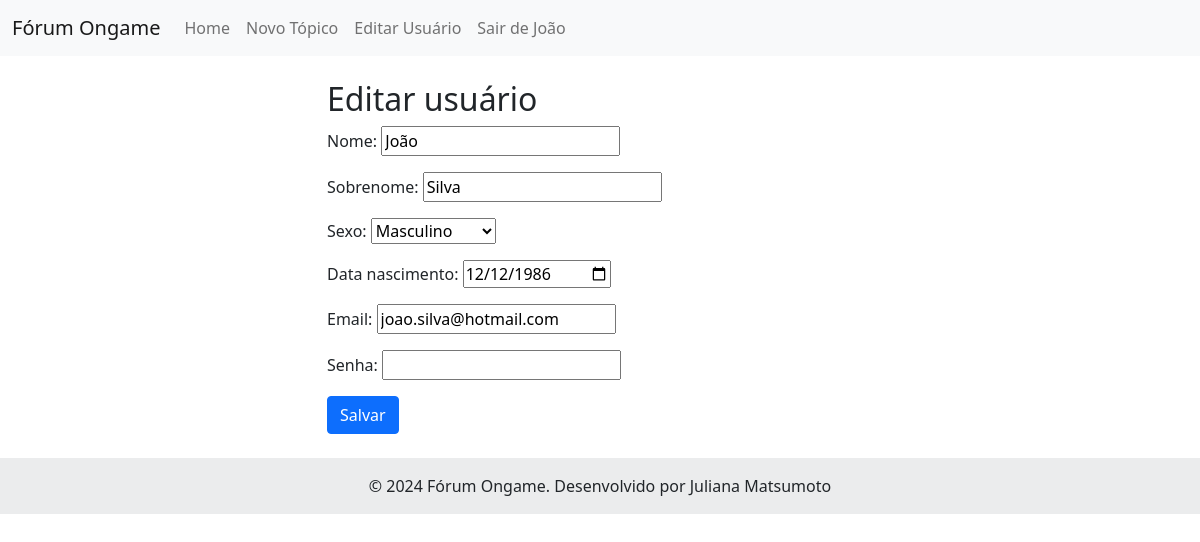
Page /editar_usuario/ (signed in) on the committed database.
### Forum/models.py (models this page shows)
class Cadastro_usuario(models.Model):
    nome = models.CharField(max_length=100)
    sobrenome = models.CharField(max_length=100)
    sexo = models.CharField(max_length=1, choices=[('M', 'Masculino'), ('F', 'Feminino'), ('N', 'Não Informar')], null=True)
    data_nascimento = models.DateTimeField(null=True, blank=True)
    email = models.EmailField (unique=True)
    senha = models.CharField(max_length=256)
    tipo_usuario = models.CharField(max_length=1, choices=[('C', 'Comum'), ('A', 'Administrador')], default='C')
    data_criacao = models.DateTimeField(auto_now_add=True)
    data_alteracao = models.DateTimeField(auto_now=True)

### Forum/views.py (the view)
# urls.py: path('editar_usuario/', views.editar_usuario_view, name='editar_usuario'),
def editar_usuario_view(request):
    if request.method == 'POST':
        form = Formulario_cadastro_usuario(request.POST, instance=buscar_usuario(request.session.get('id_usuario', 0)))
        if form.is_valid():
            form.save()
            return redirect('lista_topico')
    else:
        form = Formulario_cadastro_usuario(instance=buscar_usuario(request.session.get('id_usuario', 0)))
    return render(request, 'editar_usuario.html', {'form': form})

### Forum/forms.py
class Formulario_cadastro_usuario(forms.ModelForm):
    class Meta:
        model = Cadastro_usuario
        fields = ['nome', 'sobrenome', 'sexo', 'data_nascimento', 'email', 'senha']
        widgets = {
            'senha': forms.PasswordInput(),
            'data_nascimento': forms.DateInput(attrs={'type': 'date'}),
        }

### Forum/views.py (called while the page is built)
def buscar_usuario(id_usuario):
    objeto_usuario = Cadastro_usuario.objects.get(id = id_usuario)
    return objeto_usuario

### Forum/templates/editar_usuario.html (shortened to what this page needs)
{% extends 'base.html' %}
{% block content %}
<div class="row justify-content-center">
    <div class="col-md-6">
        <h2>Editar usuário</h2>
        <form method="post" enctype="multipart/form-data">
            {{ form.as_p }}
            <button type="submit" class="btn btn-primary">Salvar</button>
        </form>
    </div>
</div>
{% endblock %}

### Forum/templates/base.html (shortened to what this page needs)
<!DOCTYPE html>
<html lang="pt">
<head>
    <link href="https://cdn.jsdelivr.net/npm/bootstrap@5.1.3/dist/css/bootstrap.min.css" rel="stylesheet">
</head>
<body>
    <nav class="navbar navbar-expand-lg navbar-light bg-light">
        <div class="container-fluid">
            <a class="navbar-brand" href="{% url 'lista_topico' %}">Fórum Ongame</a>
            <div class="collapse navbar-collapse" id="navbarNav">
                <ul class="navbar-nav">
                    <li class="nav-item">
                        <a class="nav-link" href="{% url 'lista_topico' %}">Home</a>
                    </li>
                    {% if request.session.id_usuario > 0 %}
                    <li class="nav-item">
                        <a class="nav-link" href="{% url 'cadastro_topico' %}">Novo Tópico</a>
                    </li>
                    <li class="nav-item">
                        <a class="nav-link" href="{% url 'editar_usuario' %}">Editar Usuário</a>
                    </li>
                    <li class="nav-item">
                        <a class="nav-link" href="{% url 'logout' %}">Sair de {{ request.session.nome_usuario }}</a>
                    </li>
                    {% endif %}
                </ul>
            </div>
        </div>
    </nav>
    <div class="container mt-4">
        {% block content %}
        {% endblock %}
    </div>
    <footer class="bg-light text-center text-lg-start mt-4">
        <div class="text-center p-3" style="background-color: rgba(0, 0, 0, 0.05);">
            © 2024 Fórum Ongame. Desenvolvido por Juliana Matsumoto
        </div>
    </footer>
</body>
</html>

### rows in the picture
Cadastro_usuario: session.nome_usuario "João", nome "João", sobrenome "Silva", sexo "Masculino", data_nascimento "12/12/1986", email "joao.silva@hotmail.com"
